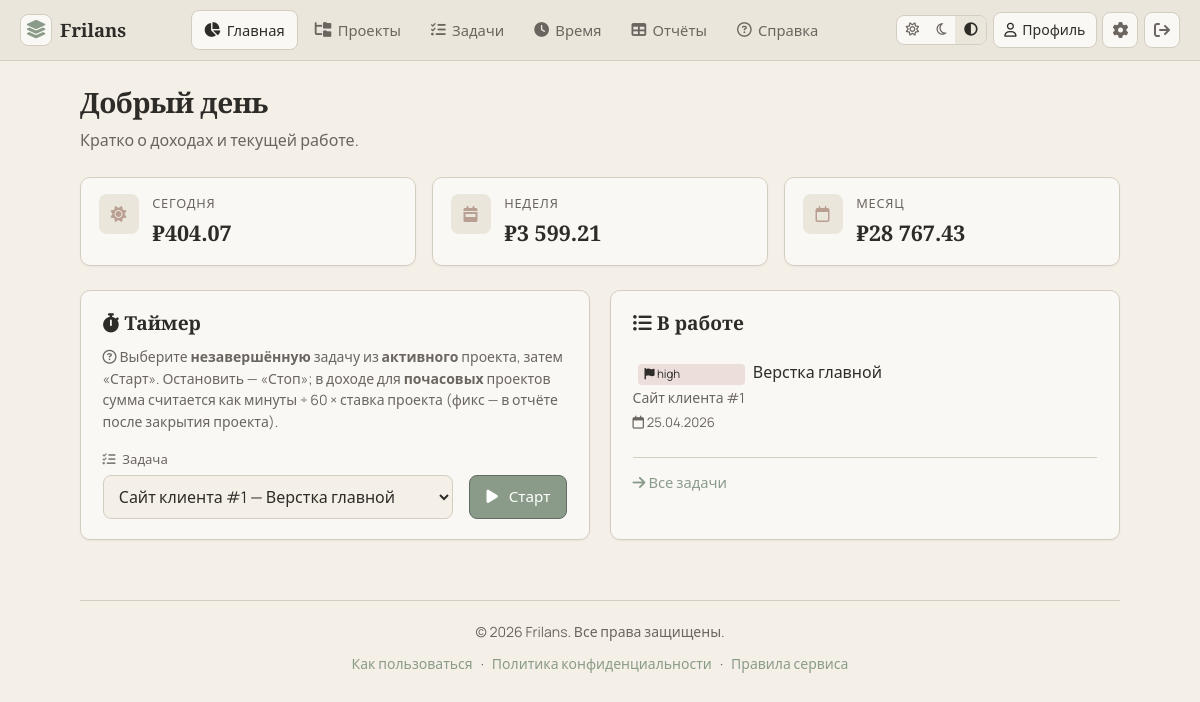
The app's page / (signed in) with its own data.
### app/models.py (models this page shows)
class User(Base):
    __tablename__ = "users"
    id: Mapped[int] = mapped_column(Integer, primary_key=True, autoincrement=True)
    email: Mapped[str] = mapped_column(String(255), unique=True, index=True)
    hashed_password: Mapped[str] = mapped_column(String(255))
    email_verified: Mapped[bool] = mapped_column(Boolean, default=False)
    verification_token: Mapped[str | None] = mapped_column(String(64), nullable=True, index=True)
    verification_expires_at: Mapped[datetime | None] = mapped_column(DateTime, nullable=True)
    currency: Mapped[str] = mapped_column(String(8), default="RUB")
    date_format: Mapped[str] = mapped_column(String(32), default="DD.MM.YYYY")
    theme: Mapped[str] = mapped_column(String(16), default=ThemePreference.system.value)
    is_admin: Mapped[bool] = mapped_column(Boolean, default=False)
    is_blocked: Mapped[bool] = mapped_column(Boolean, default=False)
    created_at: Mapped[datetime] = mapped_column(DateTime, default=datetime.utcnow)
    projects: Mapped[list["Project"]] = relationship(back_populates="user", cascade="all, delete-orphan")
    tags: Mapped[list["Tag"]] = relationship(back_populates="user", cascade="all, delete-orphan")

class Task(Base):
    __tablename__ = "tasks"
    id: Mapped[int] = mapped_column(Integer, primary_key=True, autoincrement=True)
    project_id: Mapped[int] = mapped_column(ForeignKey("projects.id", ondelete="CASCADE"), index=True)
    title: Mapped[str] = mapped_column(String(500))
    status: Mapped[str] = mapped_column(String(32), default=TaskStatus.open.value)
    priority: Mapped[str] = mapped_column(String(16), default=TaskPriority.medium.value)
    deadline: Mapped[date | None] = mapped_column(Date, nullable=True)
    estimated_hours: Mapped[float | None] = mapped_column(Float, nullable=True)
    project: Mapped["Project"] = relationship(back_populates="tasks")
    time_entries: Mapped[list["TimeEntry"]] = relationship(back_populates="task", cascade="all, delete-orphan")
    subtasks: Mapped[list["Subtask"]] = relationship(back_populates="task", cascade="all, delete-orphan")
    tags: Mapped[list["Tag"]] = relationship(secondary=task_tags, back_populates="tasks")

class Project(Base):
    __tablename__ = "projects"
    id: Mapped[int] = mapped_column(Integer, primary_key=True, autoincrement=True)
    user_id: Mapped[int] = mapped_column(ForeignKey("users.id", ondelete="CASCADE"), index=True)
    name: Mapped[str] = mapped_column(String(255))
    description: Mapped[str] = mapped_column(Text, default="")
    payment_type: Mapped[str] = mapped_column(String(16), default=PaymentType.hourly.value)
    hourly_rate: Mapped[float | None] = mapped_column(Float, nullable=True)
    fixed_amount: Mapped[float | None] = mapped_column(Float, nullable=True)
    client_name: Mapped[str] = mapped_column(String(255), default="")
    status: Mapped[str] = mapped_column(String(32), default=ProjectStatus.active.value)
    completed_at: Mapped[datetime | None] = mapped_column(DateTime, nullable=True)
    earned_total_snapshot: Mapped[float | None] = mapped_column(Float, nullable=True)
    user: Mapped["User"] = relationship(back_populates="projects")
    tasks: Mapped[list["Task"]] = relationship(back_populates="project", cascade="all, delete-orphan")

### app/main.py (the view)
@app.get("/", response_class=HTMLResponse)
async def dashboard(request: Request, db: Annotated[Session, Depends(get_db)]):
    user = require_user(request, db)
    stats = earnings_today_week_month(db, user.id)
    timer_row = db.execute(select(ActiveTimer).where(ActiveTimer.user_id == user.id)).scalar_one_or_none()
    timer_task = None
    if timer_row:
        timer_task = db.get(Task, timer_row.task_id)
        if timer_task:
            timer_task = db.execute(
                select(Task).options(joinedload(Task.project)).where(Task.id == timer_task.id)
            ).scalar_one_or_none()
    open_tasks = (
        db.execute(
            select(Task)
            .join(Project)
            .where(
                Project.user_id == user.id,
                Task.status != TaskStatus.done.value,
                Project.status == ProjectStatus.active.value,
            )
            .order_by(
                Task.deadline.is_(None),
                Task.deadline,
                Task.priority.desc(),
            )
            .limit(5)
            .options(joinedload(Task.project))
        )
        .scalars()
        .all()
    )
    all_open = (
        db.execute(
            select(Task)
            .join(Project)
            .where(
                Project.user_id == user.id,
                Task.status != TaskStatus.done.value,
                Project.status == ProjectStatus.active.value,
            )
            .order_by(Project.name, Task.title)
            .options(joinedload(Task.project))
        )
        .scalars()
        .all()
    )
    return templates.TemplateResponse(
        "dashboard.html",
        {
            "request": request,
            "user": user,
            "stats": stats,
            "timer": timer_row,
            "timer_task": timer_task,
            "open_tasks": open_tasks,
            "quick_tasks": all_open,
            "flash": pop_flash(request),
            "title": "Главная",
            "nav": "home",
        },
    )

### templates/dashboard.html (shortened to what this page needs)
{% extends "base.html" %}
{% block content %}
<div class="page-head">
  <h1 class="h1">Добрый день</h1>
  <p class="lede muted">Кратко о доходах и текущей работе.</p>
</div>
<section class="grid-stats" aria-label="Доходы">
  <article class="stat-card">
    <div class="stat-card__icon"><i class="fa-solid fa-sun" aria-hidden="true"></i></div>
    <div class="stat-card__body">
      <p class="stat-card__label">Сегодня</p>
      <p class="stat-card__value">{{ format_money(stats.today, user.currency) }}</p>
    </div>
  </article>
  <article class="stat-card">
    <div class="stat-card__icon"><i class="fa-solid fa-calendar-week" aria-hidden="true"></i></div>
    <div class="stat-card__body">
      <p class="stat-card__label">Неделя</p>
      <p class="stat-card__value">{{ format_money(stats.week, user.currency) }}</p>
    </div>
  </article>
  <article class="stat-card">
    <div class="stat-card__icon"><i class="fa-regular fa-calendar" aria-hidden="true"></i></div>
    <div class="stat-card__body">
      <p class="stat-card__label">Месяц</p>
      <p class="stat-card__value">{{ format_money(stats.month, user.currency) }}</p>
    </div>
  </article>
</section>
<div class="two-col">
  <section class="card" aria-labelledby="timer-h">
    <h2 id="timer-h" class="h2"><i class="fa-solid fa-stopwatch" aria-hidden="true"></i> Таймер</h2>
    <p class="muted small timer-hint"><i class="fa-regular fa-circle-question" aria-hidden="true"></i> Выберите <strong>незавершённую</strong> задачу из <strong>активного</strong> проекта, затем «Старт». Остановить — «Стоп»; в доходе для <strong>почасовых</strong> проектов сумма считается как минуты ÷ 60 × ставка проекта (фикс — в отчёте после закрытия проекта).</p>
    {% if timer and timer_task %}
    <div class="timer-active">
      <p class="timer-active__task"><i class="fa-solid fa-diagram-project" aria-hidden="true"></i> {{ timer_task.project.name }}</p>
      <p class="timer-active__title">{{ timer_task.title }}</p>
      <p class="timer-display" id="timer-display" data-started="{{ timer.started_at.isoformat() }}Z">0:00</p>
      <form method="post" action="/api/timer/stop" id="timer-stop-form" class="timer-stop-wrap">
        <button type="submit" class="btn btn--accent"><i class="fa-solid fa-stop" aria-hidden="true"></i> Стоп</button>
      </form>
    </div>
    {% else %}
    {% if quick_tasks %}
    <form method="post" action="/api/timer/start" id="timer-start-form" class="timer-form">
      <label class="field timer-form__field">
        <span class="field__label"><i class="fa-solid fa-list-check" aria-hidden="true"></i> Задача</span>
        <select name="task_id" id="timer-task-select" class="input" required>
          {% for t in quick_tasks %}
          <option value="{{ t.id }}" {% if quick_tasks|length == 1 %}selected{% endif %}>{{ t.project.name }} — {{ t.title }}</option>
          {% endfor %}
        </select>
      </label>
      <div class="timer-form__btn">
        <button type="submit" class="btn btn--primary"><i class="fa-solid fa-play" aria-hidden="true"></i> Старт</button>
      </div>
    </form>
    {% else %}
    <p class="muted small"><i class="fa-regular fa-lightbulb" aria-hidden="true"></i> Нет подходящих задач: нужен <strong>активный</strong> проект и задача не в статусе «готово». <a href="/projects">Проекты</a> · <a href="/tasks">Задачи</a></p>
    {% endif %}
    {% endif %}
  </section>
  <section class="card" aria-labelledby="tasks-h">
    <h2 id="tasks-h" class="h2"><i class="fa-solid fa-list-ul" aria-hidden="true"></i> В работе</h2>
    {% if open_tasks %}
    <ul class="task-mini-list">
      {% for t in open_tasks %}
      <li>
        <span class="badge badge--{{ t.priority }}"><i class="fa-solid fa-flag" aria-hidden="true"></i> {{ t.priority }}</span>
        <a href="/tasks">{{ t.title }}</a>
        <span class="muted small">{{ t.project.name }}</span>
        {% if t.deadline %}
        <span class="task-deadline"><i class="fa-regular fa-calendar" aria-hidden="true"></i> {{ format_date_user(t.deadline, user.date_format) }}</span>
        {% endif %}
      </li>
      {% endfor %}
    </ul>
    {% else %}
    <p class="muted"><i class="fa-regular fa-circle-check" aria-hidden="true"></i> Нет открытых задач или всё сделано.</p>
    {% endif %}
    <p class="card__footer"><a href="/tasks" class="link-more"><i class="fa-solid fa-arrow-right" aria-hidden="true"></i> Все задачи</a></p>
  </section>
</div>
{% endblock %}

### static/css/app.css (style rules this page uses)
:root { color-scheme: light; --font-sans: "Manrope", system-ui, sans-serif; --font-serif: "Spectral", Georgia, serif; --paper: #f4f0e8; --paper2: #ebe6dc; --ink: #2e2c28; --muted: #6b6560; --line: #d4cdc2; --accent: #8b9b8a; --accent2: #b89f91; --warn: #c9a66b; --danger: #b57373; --card: #faf8f4; --shadow: rgba(46, 44, 40, 0.06); --radius: 10px; --ease: cubic-bezier(0.33, 1, 0.68, 1); }
@media (prefers-color-scheme: light) { [data-theme="system"] { color-scheme: light; } }
*, *::before, *::after { box-sizing: border-box; }
html { scroll-behavior: smooth; }
body { margin: 0; font-family: var(--font-sans); font-size: 1rem; line-height: 1.55; color: var(--ink); background: var(--paper); min-height: 100vh; text-rendering: optimizeLegibility; -webkit-font-smoothing: antialiased; }
.h1, .h2, .h3 { font-family: var(--font-serif); font-weight: 600; line-height: 1.25; margin: 0 0 0.5rem; }
.h1 { font-size: 1.75rem; letter-spacing: -0.02em; }
.h2 { font-size: 1.2rem; margin-bottom: 1rem; }
.lede { font-size: 1rem; margin: 0; }
.muted { color: var(--muted); }
.small { font-size: 0.875rem; }
.auth-links i, .field__label i, .btn i, .top-nav__link i, .user-chip i, .icon-btn i { margin-right: 0.28rem; }
.page-head { margin-bottom: 1.5rem; }
.card { background: var(--card); border: 1px solid var(--line); border-radius: var(--radius); padding: 1.25rem 1.35rem; margin-bottom: 1.25rem; box-shadow: 0 1px 2px var(--shadow); }
.card__footer { margin: 1rem 0 0; padding-top: 0.75rem; border-top: 1px solid var(--line); }
.grid-stats { display: grid; grid-template-columns: repeat(auto-fit, minmax(180px, 1fr)); gap: 1rem; margin-bottom: 1.5rem; }
.stat-card { display: flex; gap: 0.85rem; align-items: flex-start; padding: 1rem 1.1rem; background: var(--card); border: 1px solid var(--line); border-radius: var(--radius); box-shadow: 0 1px 2px var(--shadow); }
.stat-card__icon { width: 2.5rem; height: 2.5rem; border-radius: 8px; background: var(--paper2); display: grid; place-items: center; color: var(--accent2); flex-shrink: 0; }
.stat-card__label { margin: 0; font-size: 0.8rem; color: var(--muted); text-transform: uppercase; letter-spacing: 0.06em; }
.stat-card__value { margin: 0.15rem 0 0; font-family: var(--font-serif); font-size: 1.35rem; font-weight: 600; }
.two-col { display: grid; grid-template-columns: 1fr 1fr; gap: 1.25rem; }
.field { display: flex; flex-direction: column; gap: 0.35rem; }
.field__label { font-size: 0.82rem; color: var(--muted); }
.field__label i { margin-right: 0.25rem; opacity: 0.85; }
.input { font: inherit; padding: 0.55rem 0.7rem; min-height: 2.75rem; border: 1px solid var(--line); border-radius: 8px; background: var(--paper); color: var(--ink); }
.btn { display: inline-flex; align-items: center; justify-content: center; gap: 0.4rem; padding: 0.55rem 1rem; font: inherit; font-size: 0.95rem; border-radius: 8px; border: 1px solid transparent; cursor: pointer; text-decoration: none; transition: background 0.2s, border-color 0.2s, color 0.2s; }
.btn--primary { background: var(--accent); color: #fff; border-color: color-mix(in srgb, var(--accent) 70%, #000); }
.badge { font-size: 0.72rem; padding: 0.1rem 0.4rem; border-radius: 4px; margin-left: 0.35rem; }
.badge--high { background: rgba(181, 115, 115, 0.2); }
.task-mini-list { list-style: none; margin: 0; padding: 0; }
.task-mini-list li { padding: 0.55rem 0; border-bottom: 1px solid var(--line); display: grid; gap: 0.15rem 0.5rem; grid-template-columns: auto 1fr; align-items: baseline; }
.task-mini-list li:last-child { border-bottom: none; }
.task-mini-list a { color: var(--ink); text-decoration: none; }
.task-deadline { grid-column: 1 / -1; font-size: 0.82rem; color: var(--muted); }
.link-more { color: var(--accent); text-decoration: none; font-size: 0.92rem; }
.timer-form { display: grid; grid-template-columns: minmax(0, 1fr) auto; gap: 0.75rem 1rem; align-items: end; }
.timer-form__field { min-width: 0; }
.timer-form__btn { flex-shrink: 0; }
.timer-form__btn .btn { min-height: 2.75rem; white-space: nowrap; }
.timer-hint { margin-top: -0.35rem; margin-bottom: 1rem; }

### records on screen
User: currency "₽404.07", currency "₽3 599.21", currency "₽28 767.43"
Task: priority "high", title "Верстка главной", project.name "Сайт клиента #1", deadline.date_format "25.04.2026"

### other values on screen
form field task_id "Сайт клиента #1 — Верстка главной"
